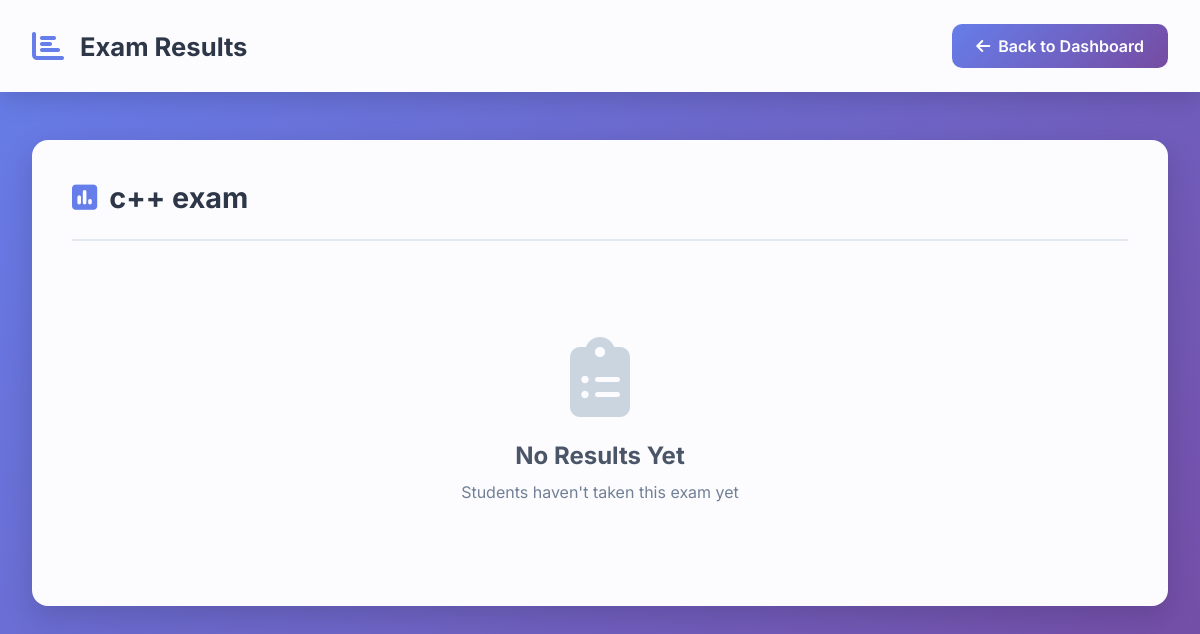
The page /accounts/teacher/exam/1/results/ (signed in) on the database as committed earlier.
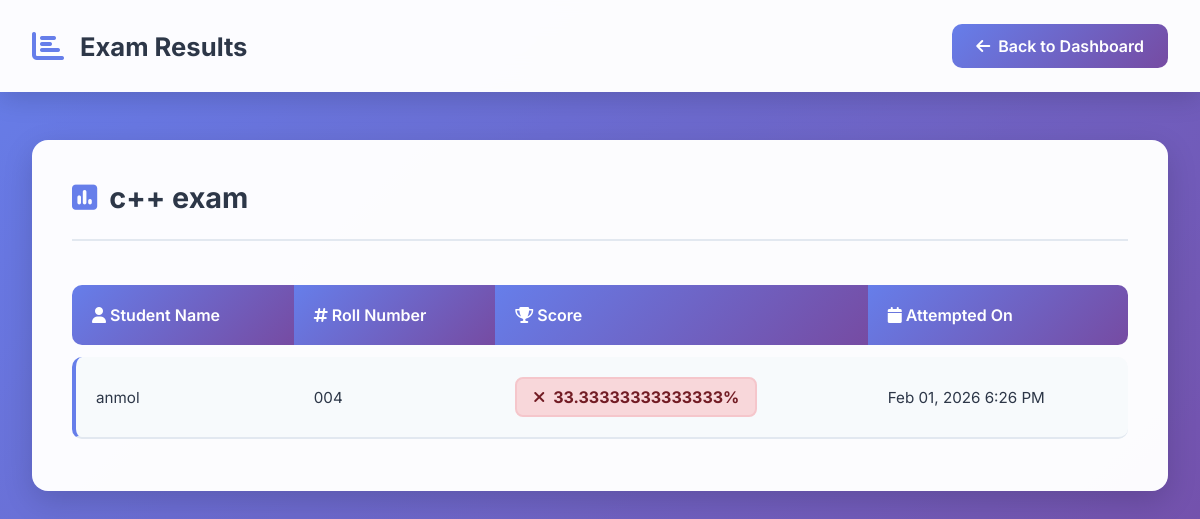
The same page on the database as committed later.
### accounts/models.py (models this page shows, shortened)
class Result(models.Model):
    student = models.ForeignKey(Profile, on_delete=models.CASCADE)
    exam = models.ForeignKey(Exam, on_delete=models.CASCADE)
    score = models.FloatField(default=0)
    attempted_on = models.DateTimeField(auto_now_add=True)

class Profile(models.Model):
    ROLE_CHOICES = (
        ('student', 'Student'),
        ('teacher', 'Teacher'),
    )
    user = models.OneToOneField(User, on_delete=models.CASCADE)
    role = models.CharField(max_length=10, choices=ROLE_CHOICES)
    approved = models.BooleanField(default=True)
    roll_number = models.CharField(max_length=20, blank=True, null=True)
    course = models.ForeignKey('Course', on_delete=models.SET_NULL, blank=True, null=True)
    is_teacher = models.BooleanField(default=False)

### accounts/views.py (the view, shortened to what this page needs)
# urls.py: path('teacher/exam/<int:exam_id>/results/', views.teacher_exam_results, name='teacher_exam_results'),
@login_required
def teacher_exam_results(request, exam_id):
    exam = get_object_or_404(Exam, id=exam_id, created_by=request.user)
    student_exams = StudentExam.objects.filter(exam=exam, is_submitted=True).select_related('student', 'student__profile')
    results = Result.objects.filter(exam=exam).select_related('student', 'student__user')
    if student_exams.exists():
        scores = [se.score for se in student_exams if se.score is not None]
        if scores:
            exam_stats = {
                'total_attempts': student_exams.count(),
                'average_score': round(sum(scores) / len(scores), 1),
                'highest_score': max(scores),
                'lowest_score': min(scores),
                'pass_count': len([s for s in scores if s >= 60]),
                'fail_count': len([s for s in scores if s < 60]),
                'pass_percentage': round(len([s for s in scores if s >= 60]) / len(scores) * 100, 1) if scores else 0
            }
    else:
        exam_stats = {
            'total_attempts': 0,
            'average_score': 0,
            'highest_score': 0,
            'lowest_score': 0,
            'pass_count': 0,
            'fail_count': 0,
            'pass_percentage': 0
        }
    return render(request, 'accounts/teacher_exam_results.html', {
        'exam': exam,
        'results': results,
        'student_exams': student_exams,
        'exam_stats': exam_stats
    })

### accounts/templates/accounts/teacher_exam_results.html (shortened to what this page needs)
<!DOCTYPE html>
<html lang="en">
<head>
    <link rel="stylesheet" href="https://cdnjs.cloudflare.com/ajax/libs/font-awesome/6.5.1/css/all.min.css">
</head>
<body>
    <div class="navbar">
        <div class="navbar-brand">
            <i class="fas fa-chart-bar"></i>
            <h1>Exam Results</h1>
        </div>
        <a href="{% url 'teacher_dashboard' %}" class="back-btn">
            <i class="fas fa-arrow-left"></i>
            <span>Back to Dashboard</span>
        </a>
    </div>
    <div class="container">
        <div class="results-card">
            <div class="card-header">
                <div class="card-title">
                    <i class="fas fa-poll"></i>
                    <h2>{{ exam.name }}</h2>
                </div>
            </div>
            {% if results %}
            <table class="results-table">
                <thead>
                    <tr>
                        <th><i class="fas fa-user"></i> Student Name</th>
                        <th><i class="fas fa-hashtag"></i> Roll Number</th>
                        <th><i class="fas fa-trophy"></i> Score</th>
                        <th><i class="fas fa-calendar"></i> Attempted On</th>
                    </tr>
                </thead>
                <tbody>
                    {% for result in results %}
                    <tr>
                        <td>{{ result.student.user.username }}</td>
                        <td>{{ result.student.roll_number|default:"N/A" }}</td>
                        <td>
                            {% if result.score >= 80 %}
                                <span class="score-badge excellent">
                                    <i class="fas fa-star"></i>
                                    {{ result.score }}%
                                </span>
                            {% elif result.score >= 60 %}
                                <span class="score-badge good">
                                    <i class="fas fa-check"></i>
                                    {{ result.score }}%
                                </span>
                            {% elif result.score >= 40 %}
                                <span class="score-badge average">
                                    <i class="fas fa-minus"></i>
                                    {{ result.score }}%
                                </span>
                            {% else %}
                                <span class="score-badge poor">
                                    <i class="fas fa-times"></i>
                                    {{ result.score }}%
                                </span>
                            {% endif %}
                        </td>
                        <td>{{ result.attempted_on|date:"M d, Y g:i A" }}</td>
                    </tr>
                    {% endfor %}
                </tbody>
            </table>
            {% else %}
            <div class="no-results">
                <i class="fas fa-clipboard-list"></i>
                <h3>No Results Yet</h3>
                <p>Students haven't taken this exam yet</p>
            </div>
            {% endif %}
        </div>
    </div>
</body>
</html>

Rows that differ between the two databases and show on the page:
added Result: student.user.username "anmol", student.roll_number "004", score "33.33333333333333", attempted_on "Feb 01, 2026 6:26 PM"
Other text that changed with them:
text no longer shown: "No Results Yet Students haven't taken this exam yet"
text now shown: "Student Name Roll Number Score Attempted On"
